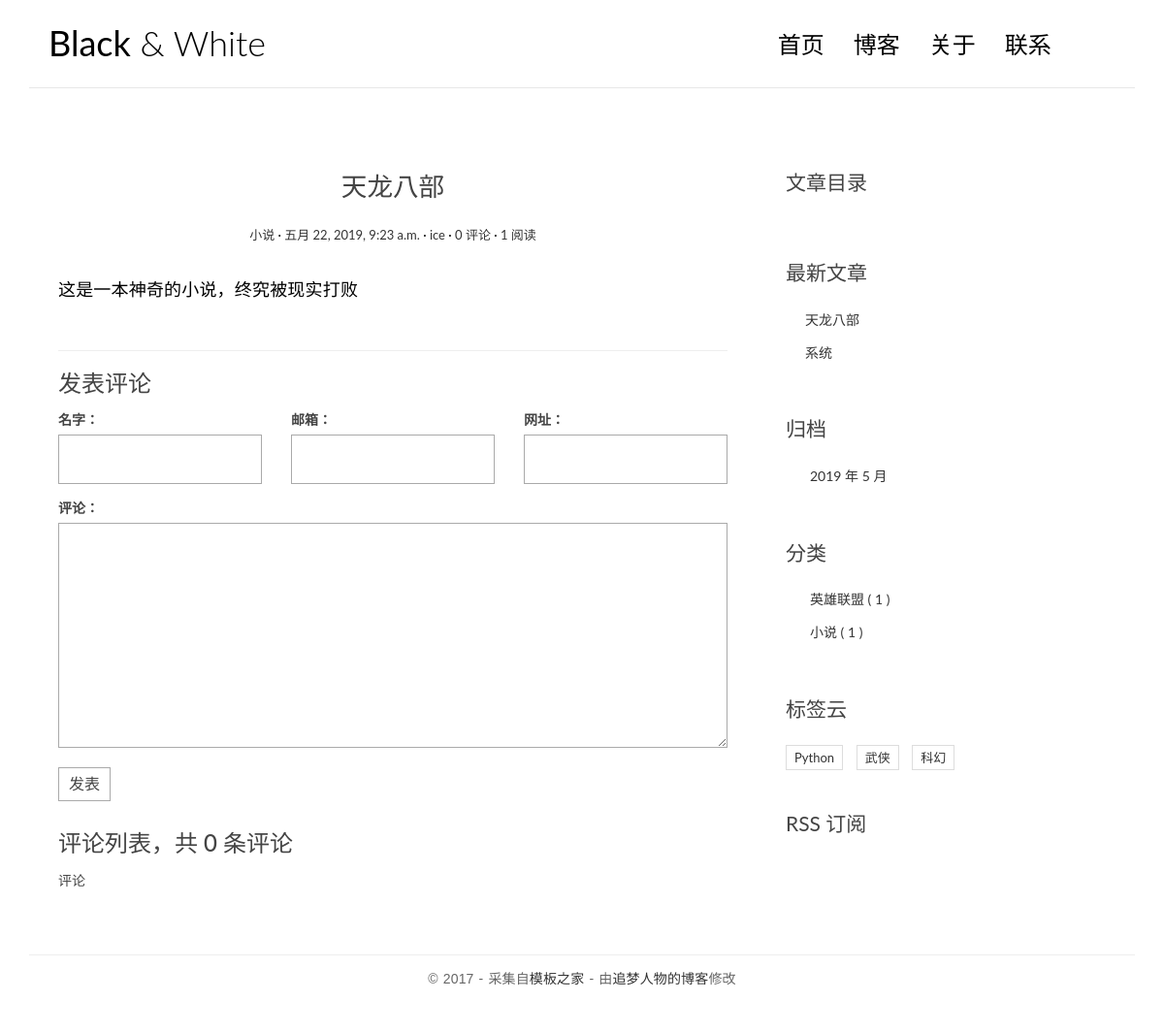
Before: /detail/2/ with the older database file.
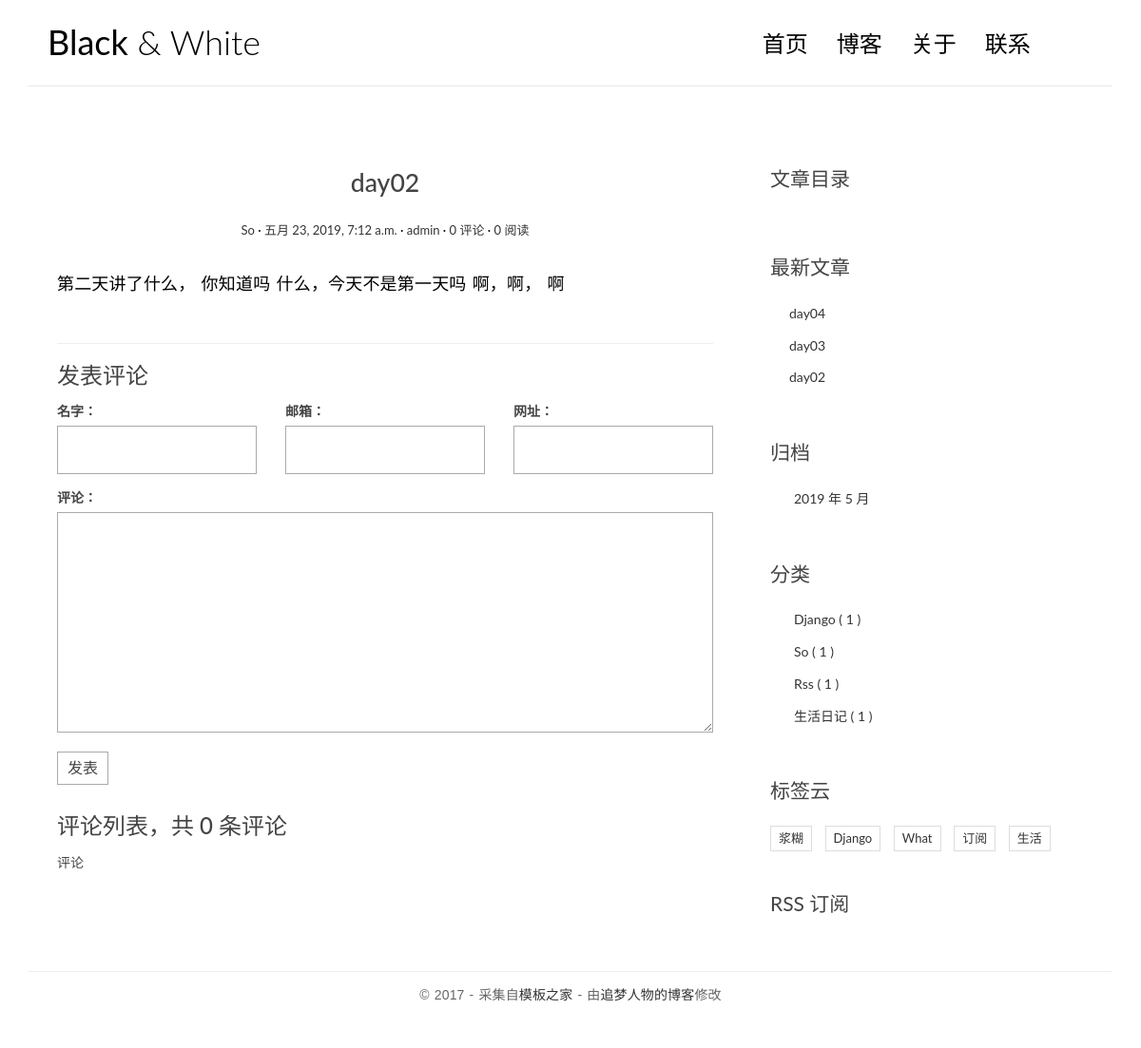
After: the same page with the newer database file.
### blog/models.py (models this page shows, shortened)
class Article(models.Model):
    title=models.CharField(max_length=50)
    body=models.TextField()
    create_time=models.DateTimeField(auto_now_add=True)
    update_time=models.DateTimeField(auto_now=True)
    views=models.PositiveIntegerField(default=0)
    category=models.ForeignKey(Category,on_delete=models.CASCADE)
    tags=models.ManyToManyField(Tag)
    auther=models.ForeignKey(User,models.CASCADE)

class Category(models.Model):
    title=models.CharField(max_length=30)

class Tag(models.Model):
    title=models.CharField(max_length=30)

### blog/views.py (the view)
# urls.py: url(r'^detail/(\d+)/$', views.detail, name='detail'),
def detail(request, id):
    article = get_object_or_404(Article, pk = id )
    mk = markdown.Markdown(extensions=[
        "markdown.extensions.extra",
        "markdown.extensions.codehilite",
        "markdown.extensions.toc"
    ] )
    article.body = mk.convert(article.body)
    article.toc = mk.toc
    cf=CommentForm()
    return render(request,'single.html', locals())

### comments/forms.py
class CommentForm(forms.Form):
    name = forms.CharField(required=True, label="输入名字",  widget=forms.TextInput(attrs={"id":"id_name"}) )
    email = forms.EmailField(required=True,label="输入邮箱", widget=forms.EmailInput(attrs={"id":"id_email"}))
    url = forms.URLField(label="输入个人主页", widget=forms.URLInput( attrs={"id":"id_url"}))
    comment = forms.CharField(required=True,label="输入评论",widget=forms.Textarea( attrs={"id":"id_comment"})    )

### blog/templatetags/extend_fun.py (called while the page is built)
@register.simple_tag(name='getcategorys')
def getcategorys():
    return Category.objects.all()

@register.simple_tag
def getlatestarticles(num=3):
    return Article.objects.all().order_by('-create_time')[:num]

@register.simple_tag
def getarchives(num=3):
    return Article.objects.dates("create_time",'month',order='DESC')[:num]

@register.simple_tag
def gettags():
    return Tag.objects.all()

### templates/single.html (shortened to what this page needs)
{% extends 'base.html' %}
{% load extend_fun %}
{% block left %}
<article class="post post-{{ article.id }}">
    <header class="entry-header">
        <h1 class="entry-title">{{ article.title }}</h1>
        <div class="entry-meta">
            <span class="post-category"><a href="#">{{ article.category.title  }}</a></span>
            <span class="post-date"><a href="#"><time class="entry-date"
                                                      datetime="2012-11-09T23:15:57+00:00">{{ article.create_time }}</time></a></span>
            <span class="post-author"><a href="#">{{ article.auther.username }}</a></span>
            <span class="comments-link"><a href="#">{{ article.comment_set.count }} 评论</a></span>
            <span class="views-count"><a href="#">{{ article.views }} 阅读</a></span>
        </div>
    </header>
    <div class="entry-content clearfix">
        {{ article.body|safe }}
    </div>
</article>
<section class="comment-area" id="comment-area">
    <hr>
    <h3>发表评论</h3>
    <form action="{% url 'comments:addcomment' article.id %}" method="post" class="comment-form">
        <div class="row">
            <div class="col-md-4">
                <label for="id_name">名字：</label>
                {{ cf.name }}
            </div>
            <div class="col-md-4">
                <label for="id_email">邮箱：</label>
                {{ cf.email }}
            </div>
            <div class="col-md-4">
                <label for="id_url">网址：</label>
                {{ cf.url }}
            </div>
            <div class="col-md-12">
                <label for="id_comment">评论：</label>
                {{ cf.comment }}
                <button type="submit" class="comment-btn">发表</button>
            </div>
        </div>
    </form>
    <div class="comment-list-panel">
        <h3>评论列表，共 <span> {{ article.comment_set.count }} </span> 条评论</h3>
        <ul class="comment-list list-unstyled">
            {% for c in article.comment_set.all %}
                <li class="comment-item">
                <span class="nickname">{{ c.username }}</span>
                <time class="submit-date" datetime="2012-11-09T23:15:57+00:00">{{ c.create_time }}</time>
                <div class="text">
                    {{ c.content  }}
                </div>
            </li>
            {% empty %}
                <li>评论</li>
            {% endfor %}
        </ul>
    </div>
</section>
{% endblock %}
{% block toc %}
<div class="widget widget-content">
    <h3 class="widget-title">文章目录</h3>
</div>
{% endblock %}

### templates/base.html (shortened to what this page needs)
{% load extend_fun %}
<!DOCTYPE html>
<html lang="en">
<head>
    <link rel="stylesheet" href="/static/css/bootstrap.min.css">
    <link rel="stylesheet" href="http://code.ionicframework.com/ionicons/2.0.1/css/ionicons.min.css">
    <link rel="stylesheet" href="/static/css/pace.css">
    <link rel="stylesheet" href="/static/css/custom.css">
</head>
<body id="page">
<div class="container">
    <header id="site-header">
        <div class="row">
            <div class="col-md-4 col-sm-5 col-xs-8">
                <div class="logo">
                    <h1><a href="/"><b>Black</b> &amp; White</a></h1>
                </div>
            </div>
            <div class="col-md-8 col-sm-7 col-xs-4">
                <nav class="main-nav" role="navigation">
                    <div class="collapse navbar-collapse" id="bs-example-navbar-collapse-1">
                        <ul class="nav navbar-nav navbar-right">
                            <li class="cl-effect-11"><a href="/" data-hover="首页">首页</a></li>
                            <li class="cl-effect-11"><a href="full-width.html" data-hover="博客">博客</a></li>
                            <li class="cl-effect-11"><a href="about.html" data-hover="关于">关于</a></li>
                            <li class="cl-effect-11"><a href="{% url 'blog:contactus' %}" data-hover="联系">联系</a></li>
                        </ul>
                    </div>
                </nav>
            </div>
        </div>
    </header>
</div>
<div class="content-body">
    <div class="container">
        <div class="row">
            <main class="col-md-8">
                {% block left %}
                {% endblock %}
            </main>
            <aside class="col-md-4">
                {% block toc %}
                {% endblock %}
                <div class="widget widget-recent-posts">
                    <h3 class="widget-title">最新文章</h3>
                    <ul>
                        {% getlatestarticles as latestarticles %}
                        {% for article in  latestarticles %}
                            <li><a href="{% url 'blog:detail' article.id %}">{{ article.title }}</a> </li>
                        {% empty %}
                            <li>最近文章</li>
                        {% endfor %}
                    </ul>
                </div>
                <div class="widget widget-archives">
                    <h3 class="widget-title">归档</h3>
                    <ul>
                        {% getarchives as archives %}
                        {% for archive in archives %}
                            <li><a href="{% url 'blog:archives' archive.year archive.month  %}">{{ archive.year }} 年 {{ archive.month }} 月</a></li>
                        {% empty %}
                            <li>没有对象</li>
                        {% endfor %}
                    </ul>
                </div>
                <div class="widget widget-category">
                    <h3 class="widget-title">分类</h3>
                    <ul>
                        {% getcategorys  as categorys  %}
                        {% for category in categorys %}
                            <li><a href="{% url 'blog:category' category.id %}"> {{ category.title }} <span class="post-count">( {{ category.article_set.count }} )</span>   </a></li>
                        {% endfor %}
                    </ul>
                </div>
                <div class="widget widget-tag-cloud">
                    <h3 class="widget-title">标签云</h3>
                    <ul>
                        {% gettags as tags %}
                        {% for tag in tags %}
                         <li>
                            <a href="{% url 'blog:tag' tag.id %}">{{ tag.title }}</a>
                        </li>
                        {% empty %}
                            <li>没有标签</li>
                        {% endfor %}
                    </ul>
                </div>
                <div class="rss">
                    <a href="{% url 'blog:rss' %}"> RSS 订阅</a>
                </div>
            </aside>
        </div>
    </div>
</div>
<footer id="site-footer">
    <div class="container">
        <div class="row">
            <div class="col-md-12">
                <p class="copyright">&copy 2017 - 采集自<a href="http://www.cssmoban.com/"
                                                        target="_blank" title="模板之家">模板之家</a>
                    - 由<a href="http://zmrenwu.com/" title="网页模板" target="_blank">追梦人物的博客</a>修改
                </p>
            </div>
        </div>
    </div>
</footer>
</body>
</html>

### static/css/custom.css (style rules this page uses)
* { outline: none; }
h1, h2, h3, h4, h5, h6 { margin-top: 0; }
b { font-weight: 400; }
a { color: #333; }
body { color: #444; font-family: 'Lato', sans-serif; }
p { font-family: 'Ubuntu', sans-serif; font-weight: 400; word-spacing: 1px; letter-spacing: 0.01em; }
#single p, #page p { margin-bottom: 25px; }
#site-header { background-color: #FFF; padding: 25px 20px; margin-bottom: 40px; border-bottom: 1px solid #e7e7e7; }
.logo h1 a { color: #000; }
.logo h1 { margin: 0; font-family: 'Lato', sans-serif; font-weight: 300; }
.main-nav { margin-top: 11px; max-width: 95%; }
.main-nav a { color: #000000 !important; padding: 0 0 5px 0 !important; margin-right: 30px; font-family: 'Lato', sans-serif; font-weight: 300; font-size: 24px; }
.cl-effect-11 a { padding: 10px 0; color: #0972b4; text-shadow: none; }
.cl-effect-11 a::before { position: absolute; top: 0; left: 0; overflow: hidden; padding: 0 0 5px 0 !important; max-width: 0; border-bottom: 1px solid #000; color: #000; content: attr(data-hover); white-space: nowrap; -webkit-transition: max-width 0.5s; -moz-transition: max-width 0.5s; transition: max-width 0.5s; }
.content-body { padding-bottom: 4em; }
.post { background: #fff; padding: 30px 30px 0; }
.entry-title { text-align: center; font-size: 1.9em; margin-bottom: 20px; line-height: 1.6; padding: 10px 20px 0; }
.entry-meta { text-align: center; color: #DDDDDD; font-size: 13px; margin-bottom: 30px; }
.entry-content { font-size: 18px; line-height: 1.9; font-weight: 300; color: #000; }
.post-category::after, .post-date::after, .post-author::after, .comments-link::after { content: ' ·'; color: #000; }
.widget { background: #fff; padding: 30px 0 0; }
.widget-title { font-size: 1.5em; margin-bottom: 20px; line-height: 1.6; padding: 10px 0 0; font-weight: 400; }
.widget-recent-posts ul { padding: 0; margin: 0; padding-left: 20px; }
.widget-recent-posts ul li { list-style-type: none; position: relative; line-height: 170%; margin-bottom: 10px; }
.widget-recent-posts ul li::before { content: '\f3d3'; font-family: "Ionicons"; position: absolute; left: -17px; top: 3px; font-size: 16px; color: #000; }
.widget-archives ul { padding: 0; margin: 0; padding-left: 25px; }
.widget-archives ul li { list-style-type: none; position: relative; line-height: 170%; margin-bottom: 10px; }
.widget-archives ul li::before { content: '\f3f3'; font-family: "Ionicons"; position: absolute; left: -25px; top: 1px; font-size: 16px; color: #000; }
.widget-category ul { padding: 0; margin: 0; padding-left: 25px; }
.widget-category ul li { list-style-type: none; position: relative; line-height: 170%; margin-bottom: 10px; }
.widget-category ul li::before { content: '\f3fe'; font-family: "Ionicons"; position: absolute; left: -25px; top: 1px; font-size: 18px; color: #000; }
.widget-tag-cloud ul { padding: 0; margin: 0; margin-right: -10px; }
.widget-tag-cloud ul li { list-style-type: none; font-size: 13px; display: inline-block; margin-right: 10px; margin-bottom: 10px; padding: 3px 8px; border: 1px solid #ddd; }
.rss { font-size: 21px; margin-top: 30px; }
.rss a { color: #444; }
#site-footer { padding-top: 10px; padding: 0 0 1.5em 0; }
.copyright { text-align: center; padding-top: 1em; margin: 0; border-top: 1px solid #eee; color: #666; }
.contact-form input, .comment-form input { border: 1px solid #aaa; margin-bottom: 15px; width: 100%; padding: 15px 15px; font-size: 16px; line-height: 100%; transition: 0.4s border-color linear; }
.contact-form textarea, .comment-form textarea { border: 1px solid #aaa; margin-bottom: 15px; width: 100%; padding: 15px 15px; font-size: 16px; line-height: 20px !important; min-height: 183px; transition: 0.4s border-color linear; }
.comment-area { padding: 0 30px 0; }
.comment-form { margin-top: 15px; }
.comment-form .comment-btn { background-color: #fff; border: 1px solid #aaa; font-size: 16px; padding: 5px 10px; }
.comment-list-panel { margin-top: 30px; }
.comment-list { margin-top: 15px; }

Changed rows visible on the page:
removed Article: title "天龙八部", category "小说", create_time "五月 22, 2019, 9:23 a.m.", auther.username "ice", comment_set.count "0", views "1", body "这是一本神奇的小说，终究被现实打败"
no longer on this page (row edited): Article: title "系统"
added Article: title "day02", category "So", create_time "五月 23, 2019, 7:12 a.m.", auther.username "admin", comment_set.count "0", views "0", body "第二天讲了什么， 你知道吗 什么，今天不是第一天吗 啊，啊， 啊"
added Article: title "day04"
added Article: title "day03"
changed Category id 1: title "英雄联盟" → "Django"
changed Category (number 2 of 4 on the later page): title "小说" → "So"
added Category: title "Rss", article_set.count "1"
added Category: title "生活日记", article_set.count "1"
changed Tag (number 1 of 5 on the later page): title "Python" → "浆糊"
changed Tag: title "武侠" → "Django"
changed Tag: title "科幻" → "What"
added Tag: title "订阅"
added Tag: title "生活"
